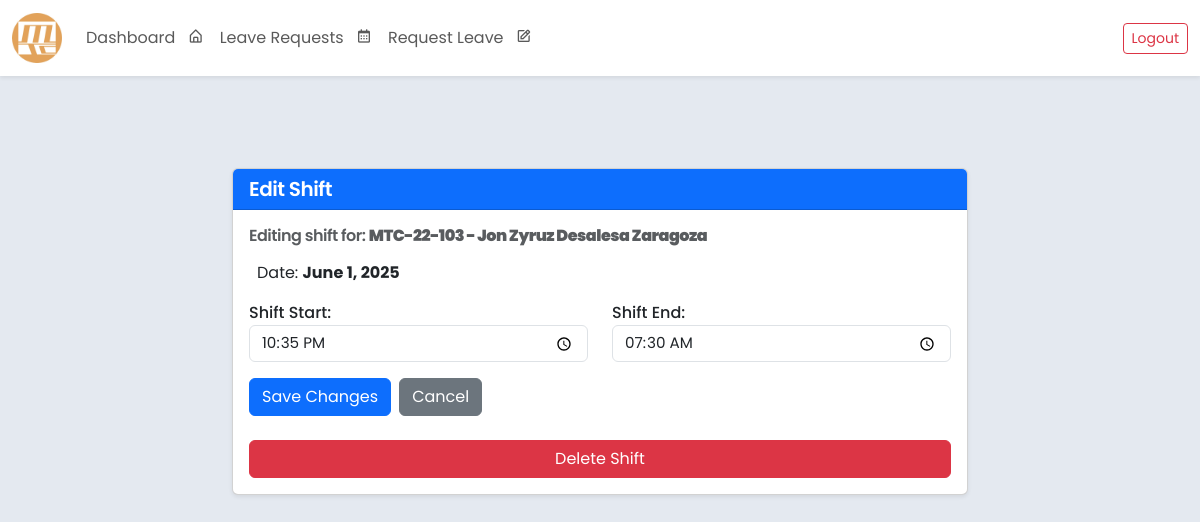
Page /shift/edit/70/ (signed in) on the committed database.
### core/models.py (models this page shows, shortened)
class Shift(models.Model):
    employee = models.ForeignKey(
        'Employee',
        on_delete=models.CASCADE,
        related_name='shifts'
    )
    department = models.ForeignKey(
        'Department',
        on_delete=models.CASCADE,
        related_name='shifts'
    )
    shift_date = models.DateField(default=timezone.now)
    shift_start = models.TimeField()
    shift_end = models.TimeField()
    class Meta:
        verbose_name = 'Shift'
        verbose_name_plural = 'Shifts'
        db_table = 'shift_table'
        ordering = ['shift_date', 'shift_start']

class Employee(models.Model):
    SEX_CHOICES = [
        ('Male', 'Male'),
        ('Female', 'Female'),
        ('Other', 'Prefer not to Say'),
    ]
    ROLE_CHOICES = [
        ('Regular Employee', 'Regular Employee'),
        ('Department Head', 'Department Head'),
        ('Admin(HR)', 'Admin(HR)'),
        ('Supervisor', 'Supervisor'),
        ('President', 'President')
    ]
    STATUS_CHOICES = [
        ('Active', 'Active'),
        ('Inactive', 'Inactive'),
    ]
    employee_id = models.AutoField(primary_key=True)
    company_id = models.CharField(max_length=20, blank=False, unique=True)
    first_name = models.CharField(max_length=100, blank=False)
    middle_name = models.CharField(max_length=100, blank=True, null=True)
    last_name = models.CharField(max_length=100, blank=False)
    sex = models.CharField(max_length=20, choices=SEX_CHOICES, blank=False)
    role = models.CharField(max_length=20, choices=ROLE_CHOICES, default='Regular Employee', blank=False)
    status = models.CharField(max_length=10, choices=STATUS_CHOICES, default='Active')
    department = models.ForeignKey(
        Department,
        related_name="employees",
        on_delete=models.SET_NULL,
        null=True,
        blank=True
    )
    contact_number = models.CharField(max_length=15, blank=False)
    date_employed = models.DateField()
    leave_credits = models.IntegerField(default=0, blank=False)
    leave_credits2 = models.IntegerField(default=0, blank=False)
    user_account = models.OneToOneField(User, on_delete=models.SET_NULL, null=True, blank=True, related_name='employee')
    class Meta:
        ordering = ['last_name', 'first_name']
        verbose_name = 'Employee'
        verbose_name_plural = 'Employees'
        db_table = 'employee_table'
    def __str__(self):
        return f"{self.company_id} - {self.first_name} {self.middle_name if self.middle_name else ''} {self.last_name}"

### core/views.py (the view)
# urls.py: path('shift/edit/<int:pk>/', views.edit_shift_view, name='edit_shift'),
def edit_shift_view(request, pk):
    shift = get_object_or_404(Shift, pk=pk)
    print(shift.employee)
    print(type(shift.employee))
    print(dir(shift.employee))
    employee_id = shift.employee.employee_id
    if request.method == 'POST':
        form = ShiftForm(request.POST, instance=shift)
        if form.is_valid():
            form.save()
            messages.success(request, "Shift updated successfully.")
            return redirect('employee_information', pk=employee_id)
    else:
        form = ShiftForm(instance=shift)
    return render(request, 'edit_shift.html', {'form': form, 'shift': shift})

### core/forms.py
class ShiftForm(forms.ModelForm):
    class Meta:
        model = Shift
        fields = ['shift_start', 'shift_end']
        widgets = {
            'shift_start': forms.TimeInput(
                attrs={
                    'type': 'time',
                    'class': 'form-control',
                    'placeholder': 'Start time'
                }
            ),
            'shift_end': forms.TimeInput(
                attrs={
                    'type': 'time',
                    'class': 'form-control',
                    'placeholder': 'End time'
                }
            ),
        }
        labels = {
            'shift_start': 'Shift Start',
            'shift_end': 'Shift End',
        }

### core/templates/edit_shift.html (shortened to what this page needs)
{% extends 'base.html' %}
{% block content %}
<div class="container my-5">
    <div class="row justify-content-center">
        <div class="col-md-8">
            <div class="card shadow-sm">
                <div class="card-header bg-primary text-white">
                    <h5 class="mb-0">Edit Shift</h5>
                </div>
                <div class="card-body">
                    <h6 class="mb-3 text-muted">
                        Editing shift for: <strong>{{ shift.employee }}</strong>
                    </h6>
                    <p>Date: <strong>{{ shift.shift_date }}</strong></p>
                    <form method="post" class="mb-4">
                        <div class="row">
                            <div class="col-md-6 mb-3">
                                {{ form.shift_start.label_tag }}
                                {{ form.shift_start }}
                            </div>
                            <div class="col-md-6 mb-3">
                                {{ form.shift_end.label_tag }}
                                {{ form.shift_end }}
                            </div>
                        </div>
                        <div class="d-flex gap-2">
                            <button type="submit" class="btn btn-primary">Save Changes</button>
                            <a href="{% url 'employee_information' shift.employee.employee_id %}" class="btn btn-secondary">Cancel</a>
                        </div>
                    </form>
                    <form action="{% url 'delete_shift' shift.id %}" method="post" onsubmit="return confirm('Are you sure you want to delete this shift?');">
                        <button type="submit" class="btn btn-danger w-100">Delete Shift</button>
                    </form>
                </div>
            </div>
        </div>
    </div>
</div>
{% endblock %}

### rows in the picture
Shift: employee "MTC-22-103 - Jon Zyruz Desalesa Zaragoza", shift_date "June 1, 2025", shift_start "22:35:00", shift_end "07:30:00"
